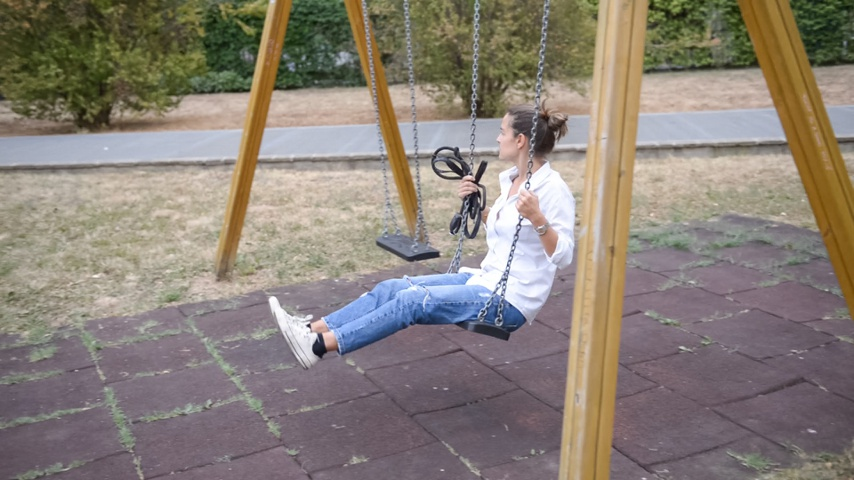
#> input picture Data_Generator/testimg/00014.jpg, 854 x 480 px
$ python -i GaussianBlur.py   (imports and definitions only)
#> lines starting #> are read from the running program, lines starting #| are printed output that depends on the picture
import numpy as np
from PIL import ImageFilter

gaussianbandwidths = [0.5, 1, 1.5, 2, 2.5, 3, 3.0]


def GaussianBlur_random(img):
    gaussianidx = np.random.randint(0, len(gaussianbandwidths))
    gaussianbandwidth = gaussianbandwidths[gaussianidx]
    return GaussianBlur(img, gaussianbandwidth)


def GaussianBlur(img, bandwidth):
    img = img.filter(ImageFilter.GaussianBlur(bandwidth))
    return img

>>> from PIL import Image
>>> picture = Image.open('../../../../Data_Generator/testimg/00014.jpg')
#> picture is the input picture: PIL image 854x480 RGB; mean R, G, B 137.7, 128.5, 119.5
>>> result = GaussianBlur_random(picture)
#> in GaussianBlur, `img = img.filter(ImageFilter.GaussianBlur(bandwidth))`:
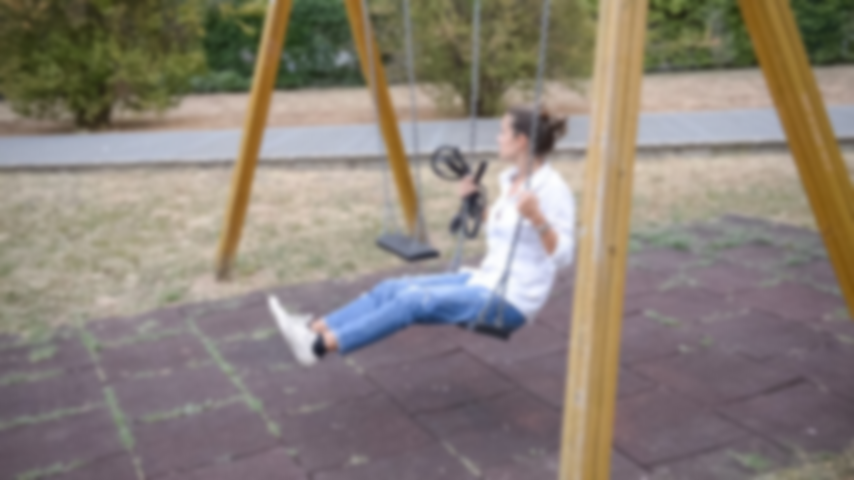
#> img: PIL image 854x480 RGB; mean R, G, B 137.7, 128.5, 119.5
